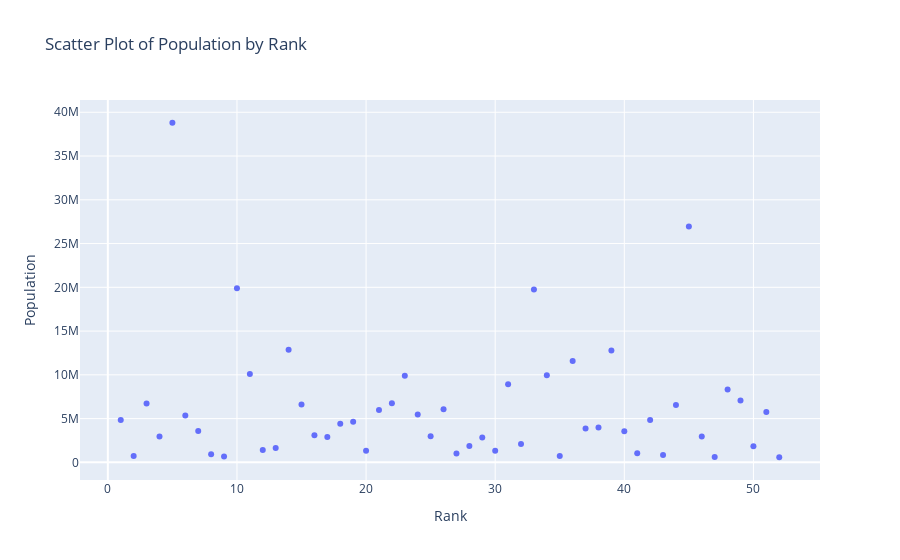

Notebook code for this chart:
### Markdown cell above
### 4. Write a program to draw a scatter plot for a given dataset and show datalabels on hover
https://raw.githubusercontent.com/plotly/datasets/master/2014_usa_states.csv

### Code cell
logging.basicConfig(filename='app6.log', level=logging.INFO, format='%(asctime)s - %(levelname)s - %(message)s')
def plot_scatter(url):
    '''
    Function takes the URL of a CSV file and plots the scatter plot

    Parameters:
    url (str): The URL of the dataset
    
    Returns:
    None
    '''
    try:
        df = pd.read_csv(url)
        logging.info('Dataset loaded successfully.')

        fig = px.scatter(data_frame=df, x='Rank', y='Population', title='Scatter Plot of Population by Rank')
        logging.info('Scatter plot created successfully.')

        fig.update_layout(xaxis_title='Rank', yaxis_title='Population')
        fig.show()
        logging.info('Plot displayed successfully.')

    except Exception as e:
        logging.error(f"Error occurred: {e}")

def main():
    try:
        url = 'https://raw.githubusercontent.com/plotly/datasets/master/2014_usa_states.csv'
        plot_scatter(url)
    except Exception as e:
        logging.error(f"Error in main: {e}")

if __name__ == "__main__":
    main()

### Figure 1 — Plotly figure (JSON) as saved in the notebook; plotly's stock layout.template omitted (floating-point values rounded to 4 significant figures)
{"data": [{"hovertemplate": "Rank=%{x}<br>Population=%{y}<extra></extra>", "legendgroup": "", "marker": {"color": "#636efa", "symbol": "circle"}, "mode": "markers", "name": "", "orientation": "v", "showlegend": false, "type": "scatter", "x": [1, 2, 3, 4, 5, 6, 7, 8, 9, 10, 11, 12, 13, 14, 15, 16, 17, 18, 19, 20, 21, 22, 23, 24, 25, 26, 27, 28, 29, 30, 31, 32, 33, 34, 35, 36, 37, 38, 39, 40, 41, 42, 43, 44, 45, 46, 47, 48, 49, 50, 51, 52], "xaxis": "x", "y": [4849377, 736732, 6731484, 2966369, 38802500, 5355866, 3596677, 935614, 658893, 19893297, 10097343, 1419561, 1634464, 12880580, 6596855, 3107126, 2904021, 4413457, 4649676, 1330089, 5976407, 6745408, 9909877, 5457173, 2994079, 6063589, 1023579, 1881503, 2839098, 1326813, 8938175, 2085572, 19746227, 9943964, 739482, 11594163, 3878051, 3970239, 12787209, 3548397, 1055173, 4832482, 853175, 6549352, 26956958, 2942902, 626562, 8326289, 7061530, 1850326, 5757564, 584153], "yaxis": "y"}], "layout": {"legend": {"tracegroupgap": 0}, "title": {"text": "Scatter Plot of Population by Rank"}, "xaxis": {"anchor": "y", "domain": [0, 1], "title": {"text": "Rank"}}, "yaxis": {"anchor": "x", "domain": [0, 1], "title": {"text": "Population"}}}}
